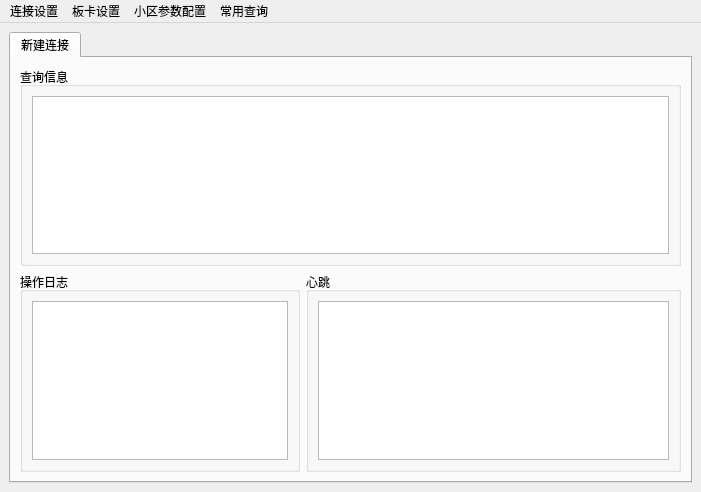
<?xml version="1.0" encoding="UTF-8"?>
<ui version="4.0">
 <class>MainWindow</class>
 <widget class="QMainWindow" name="MainWindow">
  <property name="geometry">
   <rect>
    <x>0</x>
    <y>0</y>
    <width>701</width>
    <height>492</height>
   </rect>
  </property>
  <property name="windowTitle">
   <string>MainWindow</string>
  </property>
  <widget class="QWidget" name="centralWidget">
   <layout class="QGridLayout" name="gridLayout">
    <item row="0" column="0">
     <widget class="QTabWidget" name="tabWidget">
      <property name="currentIndex">
       <number>0</number>
      </property>
      <widget class="QWidget" name="tab1">
       <attribute name="title">
        <string>新建连接</string>
       </attribute>
       <layout class="QGridLayout" name="gridLayout_6_tab1">
        <item row="1" column="0" colspan="2">
         <widget class="QGroupBox" name="groupBox_4_tab1">
          <property name="title">
           <string>操作日志</string>
          </property>
          <layout class="QGridLayout" name="gridLayout_4_tab1">
           <item row="0" column="0">
            <widget class="QPlainTextEdit" name="plainTextEdit_4_tab1"/>
           </item>
          </layout>
         </widget>
        </item>
        <item row="1" column="2">
         <widget class="QGroupBox" name="groupBox_5_tab1">
          <property name="title">
           <string>心跳</string>
          </property>
          <layout class="QGridLayout" name="gridLayout_5_tab1">
           <item row="0" column="0">
            <widget class="QPlainTextEdit" name="plainTextEdit_5_tab1"/>
           </item>
          </layout>
         </widget>
        </item>
        <item row="0" column="0" colspan="3">
         <widget class="QGroupBox" name="groupBox_3_tab1">
          <property name="title">
           <string>查询信息</string>
          </property>
          <layout class="QGridLayout" name="gridLayout_3_tab1">
           <item row="0" column="0">
            <widget class="QPlainTextEdit" name="plainTextEdit_3_tab1"/>
           </item>
          </layout>
         </widget>
        </item>
       </layout>
      </widget>
     </widget>
    </item>
   </layout>
  </widget>
  <widget class="QMenuBar" name="menuBar">
   <property name="geometry">
    <rect>
     <x>0</x>
     <y>0</y>
     <width>701</width>
     <height>23</height>
    </rect>
   </property>
   <widget class="QMenu" name="menulink_settings">
    <property name="title">
     <string>连接设置</string>
    </property>
    <addaction name="actionlink"/>
    <addaction name="actionnew_tab"/>
    <addaction name="actionIMSI"/>
   </widget>
   <widget class="QMenu" name="menu">
    <property name="title">
     <string>板卡设置</string>
    </property>
    <addaction name="actionchongqi"/>
   </widget>
   <widget class="QMenu" name="cellcfgs">
    <property name="title">
     <string>小区参数配置</string>
    </property>
    <addaction name="cellcfgf003"/>
    <addaction name="workmodef006"/>
   </widget>
   <widget class="QMenu" name="commenquery">
    <property name="title">
     <string>常用查询</string>
    </property>
    <addaction name="cellcfgquery"/>
    <addaction name="cellstatequery"/>
    <addaction name="pwrquery"/>
    <addaction name="workmodequery"/>
   </widget>
   <addaction name="menulink_settings"/>
   <addaction name="menu"/>
   <addaction name="cellcfgs"/>
   <addaction name="commenquery"/>
  </widget>
  <action name="actionlink">
   <property name="text">
    <string>连接</string>
   </property>
  </action>
  <action name="actionnew_tab">
   <property name="text">
    <string>新建连接</string>
   </property>
  </action>
  <action name="actionchongqi">
   <property name="text">
    <string>重启板卡</string>
   </property>
  </action>
  <action name="actionIMSI">
   <property name="text">
    <string>IMSI 列表</string>
   </property>
  </action>
  <action name="cellcfgf003">
   <property name="text">
    <string>小区参数配置F003</string>
   </property>
  </action>
  <action name="cellcfgquery">
   <property name="text">
    <string>小区参数查询F27</string>
   </property>
  </action>
  <action name="cellstatequery">
   <property name="text">
    <string>小区状态查询F02F</string>
   </property>
  </action>
  <action name="pwrquery">
   <property name="text">
    <string>衰减及增益查询F031</string>
   </property>
  </action>
  <action name="workmodef006">
   <property name="text">
    <string>工作模式配置F006</string>
   </property>
  </action>
  <action name="workmodequery">
   <property name="text">
    <string>工作模式查询F03D</string>
   </property>
  </action>
 </widget>
 <resources/>
 <connections/>
</ui>
